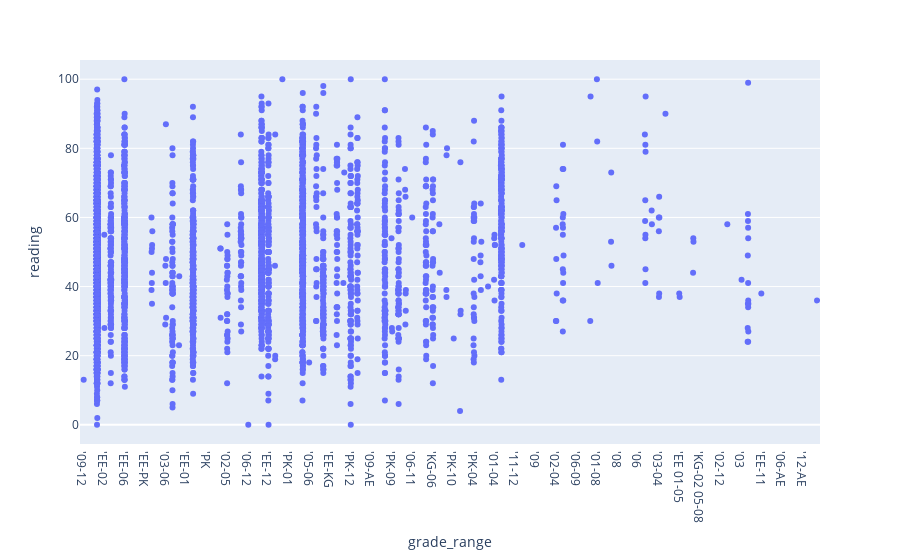

This figure's notebook cell:
### Markdown cell above
**Callouts**:

* Okay there are a LOT of combinations of grades.
* I think I will simplify this. I can either one-hot code or group into broader categories.
* What I should definitely do is code it as an interval (excluding EE for now) and go from there.
* Maybe need to filter this data on grade level because lots of these don't have 3rd graders.

### Code cell
px.strip(df, x='grade_range', y='reading')

### Figure 1 — Plotly figure (JSON) as saved in the notebook; plotly's stock layout.template omitted (floating-point values rounded to 4 significant figures; data arrays with more than 128 entries replaced by an {"elided": "..."} marker saying what was removed)
{"data": [{"alignmentgroup": "True", "boxpoints": "all", "fillcolor": "rgba(255,255,255,0)", "hoveron": "points", "hovertemplate": "grade_range=%{x}<br>reading=%{y}<extra></extra>", "legendgroup": "", "line": {"color": "rgba(255,255,255,0)"}, "marker": {"color": "#636efa"}, "name": "", "offsetgroup": "", "orientation": "v", "pointpos": 0, "showlegend": false, "type": "box", "x": {"elided": "9044 str values"}, "x0": " ", "xaxis": "x", "y": {"elided": "9044 int values"}, "y0": " ", "yaxis": "y"}], "layout": {"boxmode": "group", "legend": {"tracegroupgap": 0}, "margin": {"t": 60}, "xaxis": {"anchor": "y", "domain": [0, 1], "title": {"text": "grade_range"}}, "yaxis": {"anchor": "x", "domain": [0, 1], "title": {"text": "reading"}}}}
